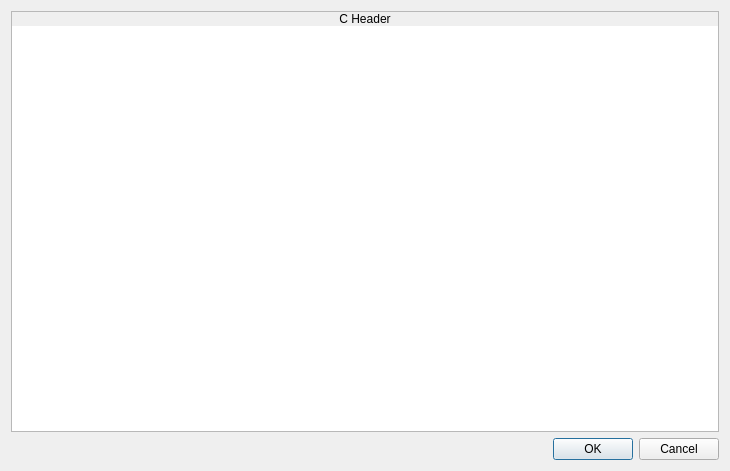
<?xml version="1.0" encoding="UTF-8"?>
<ui version="4.0">
 <class>CHeaderView</class>
 <widget class="QDialog" name="CHeaderView">
  <property name="geometry">
   <rect>
    <x>0</x>
    <y>0</y>
    <width>730</width>
    <height>471</height>
   </rect>
  </property>
  <property name="windowTitle">
   <string>C Header</string>
  </property>
  <property name="styleSheet">
   <string notr="true">.QFrame
{
	border: 1px solid palette(text);
}

.QFrame&gt;QLabel
{
	background-color: palette(text);
	color: palette(window);
}</string>
  </property>
  <layout class="QVBoxLayout" name="verticalLayout_2">
   <item>
    <widget class="QFrame" name="frame">
     <property name="frameShape">
      <enum>QFrame::StyledPanel</enum>
     </property>
     <property name="frameShadow">
      <enum>QFrame::Raised</enum>
     </property>
     <layout class="QVBoxLayout" name="verticalLayout">
      <property name="spacing">
       <number>0</number>
      </property>
      <property name="leftMargin">
       <number>0</number>
      </property>
      <property name="topMargin">
       <number>0</number>
      </property>
      <property name="rightMargin">
       <number>0</number>
      </property>
      <property name="bottomMargin">
       <number>0</number>
      </property>
      <item>
       <widget class="QLabel" name="label">
        <property name="sizePolicy">
         <sizepolicy hsizetype="Preferred" vsizetype="Fixed">
          <horstretch>0</horstretch>
          <verstretch>0</verstretch>
         </sizepolicy>
        </property>
        <property name="text">
         <string>C Header</string>
        </property>
        <property name="alignment">
         <set>Qt::AlignCenter</set>
        </property>
       </widget>
      </item>
      <item>
       <widget class="QWidget" name="widget" native="true">
        <layout class="QHBoxLayout" name="horizontalLayout">
         <property name="spacing">
          <number>0</number>
         </property>
         <property name="leftMargin">
          <number>0</number>
         </property>
         <property name="topMargin">
          <number>0</number>
         </property>
         <property name="rightMargin">
          <number>0</number>
         </property>
         <property name="bottomMargin">
          <number>0</number>
         </property>
         <item>
          <widget class="QPlainTextEdit" name="txtCHeader">
           <property name="frameShape">
            <enum>QFrame::NoFrame</enum>
           </property>
           <property name="lineWrapMode">
            <enum>QPlainTextEdit::NoWrap</enum>
           </property>
           <property name="plainText">
            <string/>
           </property>
          </widget>
         </item>
        </layout>
       </widget>
      </item>
     </layout>
    </widget>
   </item>
   <item>
    <widget class="QDialogButtonBox" name="buttonBox">
     <property name="orientation">
      <enum>Qt::Horizontal</enum>
     </property>
     <property name="standardButtons">
      <set>QDialogButtonBox::Cancel|QDialogButtonBox::Ok</set>
     </property>
    </widget>
   </item>
  </layout>
 </widget>
 <resources/>
 <connections>
  <connection>
   <sender>buttonBox</sender>
   <signal>accepted()</signal>
   <receiver>CHeaderView</receiver>
   <slot>accept()</slot>
   <hints>
    <hint type="sourcelabel">
     <x>248</x>
     <y>254</y>
    </hint>
    <hint type="destinationlabel">
     <x>157</x>
     <y>274</y>
    </hint>
   </hints>
  </connection>
  <connection>
   <sender>buttonBox</sender>
   <signal>rejected()</signal>
   <receiver>CHeaderView</receiver>
   <slot>reject()</slot>
   <hints>
    <hint type="sourcelabel">
     <x>316</x>
     <y>260</y>
    </hint>
    <hint type="destinationlabel">
     <x>286</x>
     <y>274</y>
    </hint>
   </hints>
  </connection>
 </connections>
</ui>
